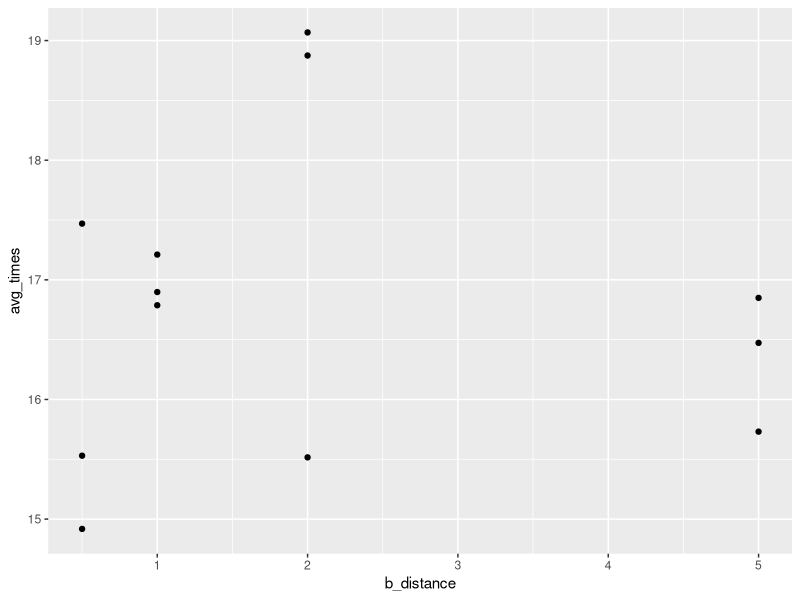
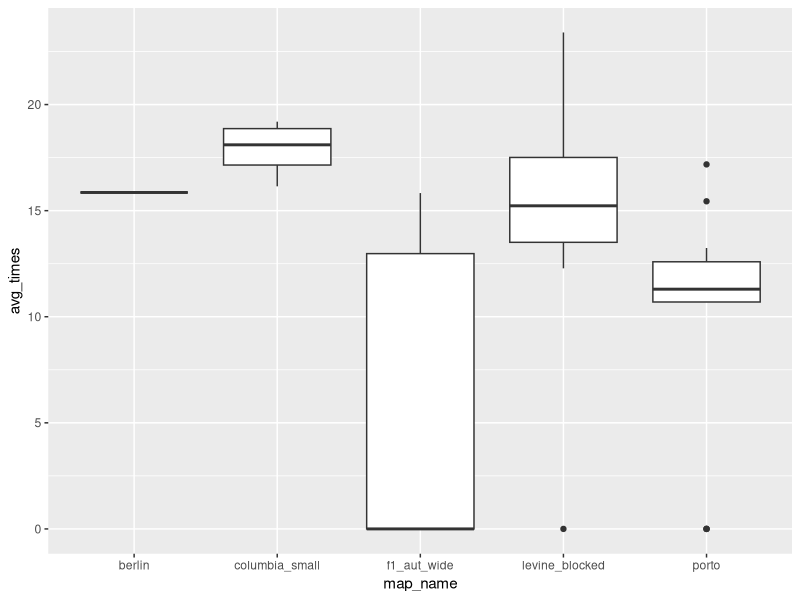
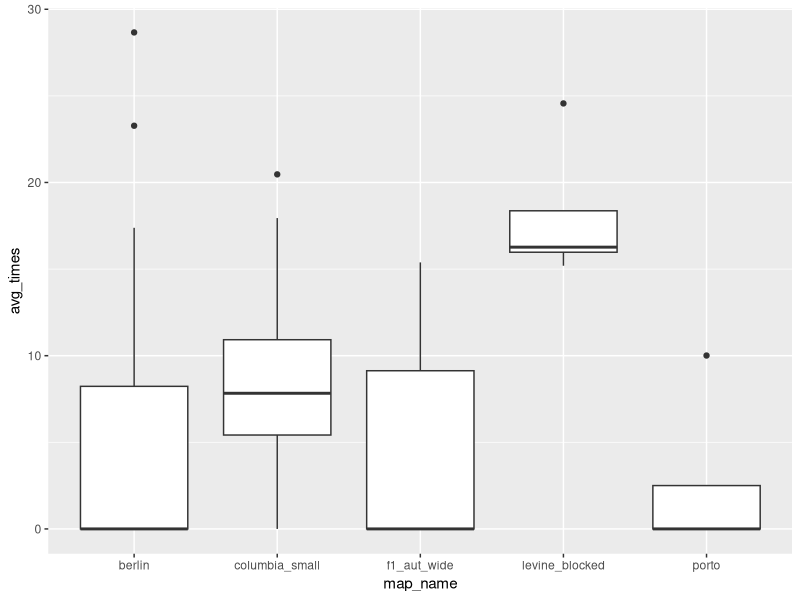

These figures' R source, in order:
## ---- chunk 1
knitr::opts_chunk$set(echo = FALSE)

data = read.csv("DataTable.csv")

library(ggplot2)
library(dplyr)
library(tidyr)
library(knitr)

## ---- chunk 2
d_table = data %>%
  select(map_name, set_n, path, avg_times, success_rate)%>%
  arrange(path)

kable(d_table)
## ---- chunk 3
d_table = data %>%
  filter(reward_name=="PP")%>%
  select(map_name, path, set_n, avg_times)%>%
  pivot_wider(names_from = map_name, values_from = avg_times)%>%
  arrange(set_n)

kable(d_table)
## ---- chunk 4
d_table = data %>%
  filter(reward_name=="Baseline")%>%
  select(map_name, path, avg_times, r_bias)%>%
  pivot_wider(names_from = map_name, values_from = avg_times)%>%
  arrange(r_bias)

kable(d_table)
## ---- chunk 5
d_table = data %>%
  filter(reward_name=="Distance")%>%
  select(map_name, path, set_n, b_distance, avg_times, success_rate)%>%
  # pivot_wider(names_from = map_name, values_from = avg_times)%>%
  arrange(set_n, b_distance) 
  # arrange(b_distance)

kable(d_table)
## ---- chunk 6
data %>%
  filter(reward_name=="Distance"& map_name=="columbia_small")%>%
  select(b_distance, avg_times)%>%
  ggplot(aes(x=b_distance, y=avg_times))+
  geom_point()
  
  
## ---- chunk 7
d_table = data %>%
  filter(reward_name=="BaselineRepeat"&set_n==4)%>%
  select(map_name, path, avg_times, n)%>%
  pivot_wider(names_from = map_name, values_from = avg_times)%>%
  arrange(n)

kable(d_table)
## ---- chunk 8
data %>%
  filter(reward_name=="BaselineRepeat")%>%
  select(map_name, path, avg_times, n)%>%
  # pivot_wider(names_from = map_name, values_from = avg_times)%>%
  ggplot(aes(x=map_name, y=avg_times))+
  geom_boxplot()


## ---- chunk 9
d_table = data %>%
  filter(path=="SimulationTest/"&set_n==4)%>%
  select(map_name, path, avg_times, n)%>%
  pivot_wider(names_from = map_name, values_from = avg_times)%>%
  arrange(n)

kable(d_table)
## ---- chunk 10
data %>%
  filter(path=="SimulationTest/")%>%
  select(map_name, path, avg_times, n)%>%
  # pivot_wider(names_from = map_name, values_from = avg_times)%>%
  ggplot(aes(x=map_name, y=avg_times))+
  geom_boxplot()


